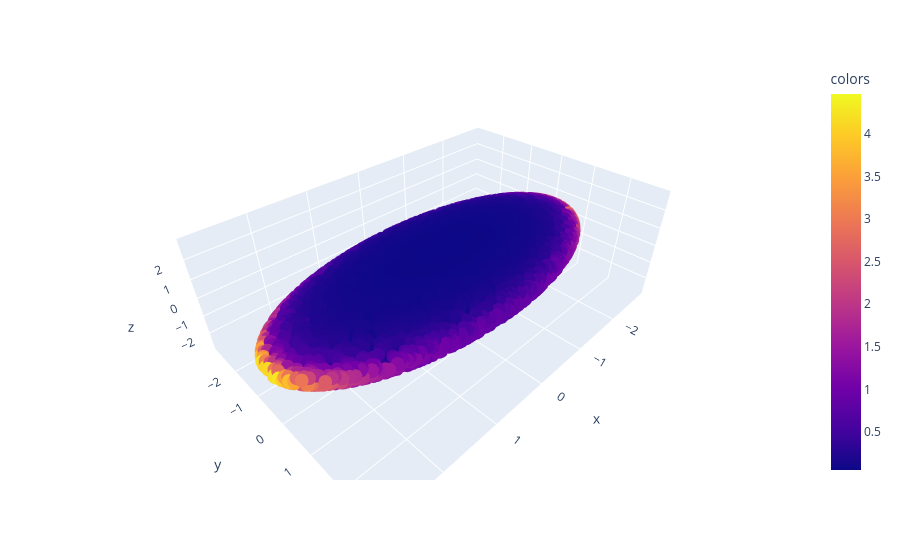

Notebook code cell kept with this figure:
### Code cell
X, ks = ellipsoid(n=5000, noise = 0)
plot_3d(X,ks,colorbar=True, use_plotly=True)

### Figure 1 — Plotly figure (JSON) as saved in the notebook; plotly's stock layout.template omitted (floating-point values rounded to 4 significant figures; data arrays with more than 128 entries replaced by an {"elided": "..."} marker saying what was removed)
{"data": [{"hovertemplate": "x=%{x}<br>y=%{y}<br>z=%{z}<br>colors=%{marker.color}<extra></extra>", "legendgroup": "", "marker": {"color": {"elided": "4924 float values"}, "coloraxis": "coloraxis", "symbol": "circle"}, "mode": "markers", "name": "", "scene": "scene", "showlegend": false, "type": "scatter3d", "x": {"elided": "4924 float values"}, "y": {"elided": "4924 float values"}, "z": {"elided": "4924 float values"}}], "layout": {"autosize": true, "coloraxis": {"colorbar": {"title": {"text": "colors"}}, "colorscale": [[0, "#0d0887"], [0.1111, "#46039f"], [0.2222, "#7201a8"], [0.3333, "#9c179e"], [0.4444, "#bd3786"], [0.5556, "#d8576b"], [0.6667, "#ed7953"], [0.7778, "#fb9f3a"], [0.8889, "#fdca26"], [1, "#f0f921"]]}, "legend": {"tracegroupgap": 0}, "margin": {"t": 60}, "scene": {"aspectmode": "auto", "aspectratio": {"x": 1.649, "y": 1.101, "z": 0.5508}, "domain": {"x": [0, 1], "y": [0, 1]}, "xaxis": {"range": [-2.999, 2.999], "title": {"text": "x"}, "type": "linear"}, "yaxis": {"range": [-2.999, 2.999], "title": {"text": "y"}, "type": "linear"}, "zaxis": {"range": [-2.999, 2.999], "title": {"text": "z"}, "type": "linear"}}}}
